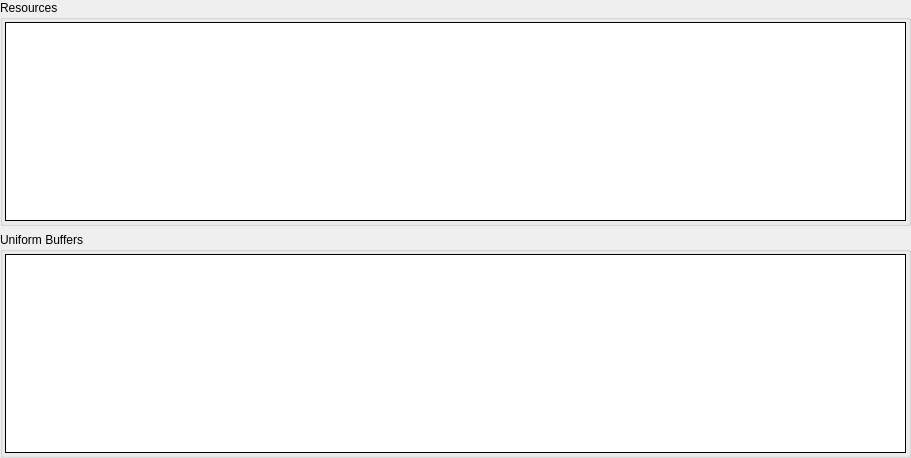
         <widget class="QWidget" name="tesScrollContents">
          <property name="geometry">
           <rect>
            <x>0</x>
            <y>0</y>
            <width>911</width>
            <height>458</height>
           </rect>
          </property>
          <layout class="QVBoxLayout" name="verticalLayout_13">
           <property name="leftMargin">
            <number>0</number>
           </property>
           <property name="topMargin">
            <number>0</number>
           </property>
           <property name="rightMargin">
            <number>0</number>
           </property>
           <property name="bottomMargin">
            <number>0</number>
           </property>
           <item>
            <widget class="CollapseGroupBox" name="tesResGroup">
             <property name="sizePolicy">
              <sizepolicy hsizetype="Preferred" vsizetype="Expanding">
               <horstretch>0</horstretch>
               <verstretch>1</verstretch>
              </sizepolicy>
             </property>
             <property name="title">
              <string>Resources</string>
             </property>
             <layout class="QHBoxLayout" name="horizontalLayout_9">
              <property name="leftMargin">
               <number>2</number>
              </property>
              <property name="topMargin">
               <number>2</number>
              </property>
              <property name="rightMargin">
               <number>2</number>
              </property>
              <property name="bottomMargin">
               <number>2</number>
              </property>
              <item>
               <widget class="RDTreeWidget" name="tesResources">
                <property name="frameShape">
                 <enum>QFrame::Box</enum>
                </property>
                <property name="frameShadow">
                 <enum>QFrame::Plain</enum>
                </property>
                <property name="editTriggers">
                 <set>QAbstractItemView::NoEditTriggers</set>
                </property>
                <property name="showDropIndicator" stdset="0">
                 <bool>false</bool>
                </property>
                <property name="rootIsDecorated">
                 <bool>true</bool>
                </property>
                <property name="allColumnsShowFocus">
                 <bool>true</bool>
                </property>
                <attribute name="headerStretchLastSection">
                 <bool>false</bool>
                </attribute>
               </widget>
              </item>
             </layout>
            </widget>
           </item>
           <item>
            <widget class="CollapseGroupBox" name="tesUBOGroup">
             <property name="sizePolicy">
              <sizepolicy hsizetype="Preferred" vsizetype="Expanding">
               <horstretch>0</horstretch>
               <verstretch>1</verstretch>
              </sizepolicy>
             </property>
             <property name="title">
              <string>Uniform Buffers</string>
             </property>
             <layout class="QHBoxLayout" name="horizontalLayout_11">
              <property name="leftMargin">
               <number>2</number>
              </property>
              <property name="topMargin">
               <number>2</number>
              </property>
              <property name="rightMargin">
               <number>2</number>
              </property>
              <property name="bottomMargin">
               <number>2</number>
              </property>
              <item>
               <widget class="RDTreeWidget" name="tesUBOs">
                <property name="frameShape">
                 <enum>QFrame::Box</enum>
                </property>
                <property name="frameShadow">
                 <enum>QFrame::Plain</enum>
                </property>
                <property name="editTriggers">
                 <set>QAbstractItemView::NoEditTriggers</set>
                </property>
                <property name="showDropIndicator" stdset="0">
                 <bool>false</bool>
                </property>
                <property name="rootIsDecorated">
                 <bool>true</bool>
                </property>
                <property name="allColumnsShowFocus">
                 <bool>true</bool>
                </property>
                <attribute name="headerStretchLastSection">
                 <bool>false</bool>
                </attribute>
               </widget>
              </item>
             </layout>
            </widget>
           </item>
           <item>
            <spacer name="verticalSpacer_3">
             <property name="orientation">
              <enum>Qt::Vertical</enum>
             </property>
             <property name="sizeType">
              <enum>QSizePolicy::MinimumExpanding</enum>
             </property>
             <property name="sizeHint" stdset="0">
              <size>
               <width>0</width>
               <height>0</height>
              </size>
             </property>
            </spacer>
           </item>
          </layout>
         </widget>
